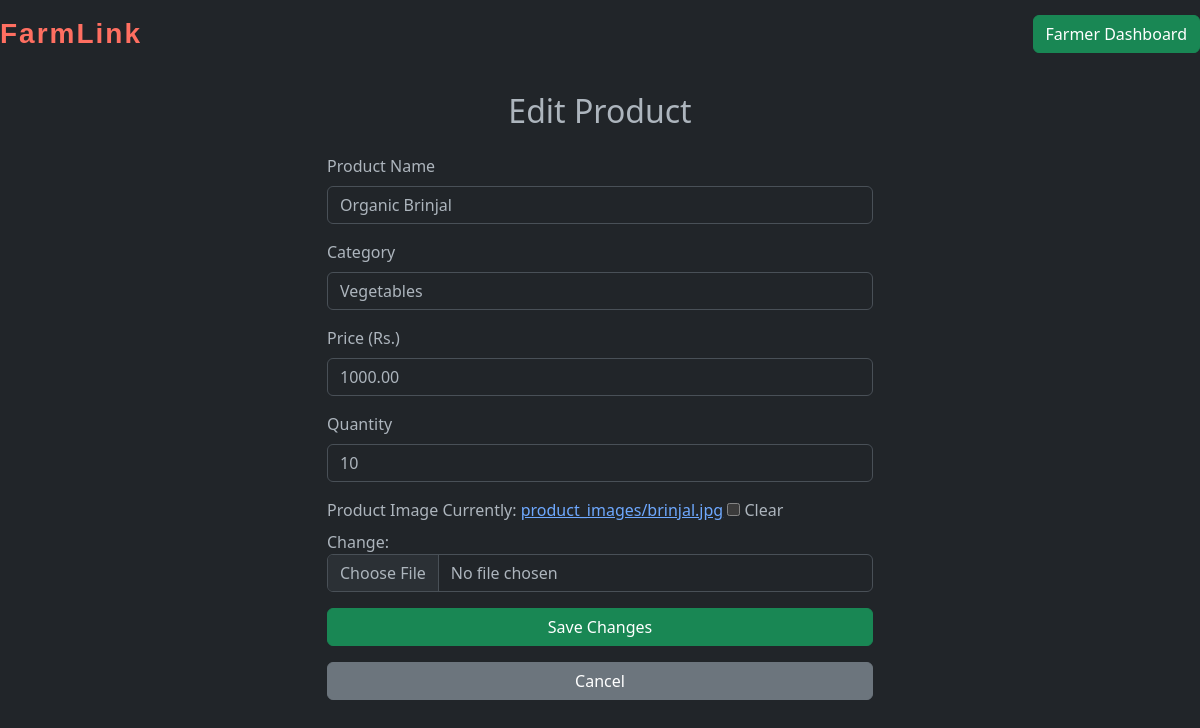
The app's page /products/farmer/edit/18/ (signed in) with its own data.
### products/models.py (models this page shows, shortened)
class Product(models.Model):
    CATEGORY_CHOICES = [
        ('Crops', 'Crops'),
        ('Fruits', 'Fruits'),
        ('Vegetables', 'Vegetables'),
    ]
    farmer = models.ForeignKey(settings.AUTH_USER_MODEL, on_delete=models.CASCADE, related_name='products')
    name = models.CharField(max_length=100)
    category = models.CharField(max_length=20, choices=CATEGORY_CHOICES)
    quantity = models.PositiveIntegerField()
    price = models.DecimalField(max_digits=10, decimal_places=2)
    image = models.ImageField(upload_to='product_images/', blank=True, null=True)
    created_at = models.DateTimeField(auto_now_add=True)

### products/views.py (the view)
# urls.py: path('farmer/edit/<int:pk>/', views.edit_product, name='edit_product'),
@login_required
def edit_product(request, pk):
    product = get_object_or_404(Product, pk=pk, farmer=request.user)
    if request.method == 'POST':
        form = ProductForm(request.POST, request.FILES, instance=product)
        if form.is_valid():
            form.save()
            return redirect('farmer_dashboard')
    else:
        form = ProductForm(instance=product)
    return render(request, 'products/edit_product.html', {'form': form})

### products/forms.py
class ProductForm(forms.ModelForm):
    class Meta:
        model = Product
        fields = ['name', 'category', 'quantity', 'price', 'image']

### products/templatetags/custom_filters.py (called while the page is built)
@register.filter(name='add_class')
def add_class(value, arg):
    return value.as_widget(attrs={'class': arg})

### products/templates/products/edit_product.html (shortened to what this page needs)
{% extends 'base.html' %}
{% load custom_filters %}
{% block content %}
<div class="container text-center">
    <h2 class="mb-4">Edit Product</h2>
    <form method="post" enctype="multipart/form-data" class="d-flex flex-column align-items-center">
          <div class="mb-3 w-50 text-start">
            <label for="product_name" class="form-label">Product Name</label>
            {{ form.name|add_class:"form-control" }}
        </div>
        <div class="mb-3 w-50 text-start">
            <label for="category" class="form-label">Category</label>
            {{ form.category|add_class:"form-control" }}
        </div>
        <div class="mb-3 w-50 text-start">
            <label for="price" class="form-label">Price (Rs.)</label>
            {{ form.price|add_class:"form-control" }}
        </div>
        <div class="mb-3 w-50 text-start">
            <label for="quantity" class="form-label">Quantity</label>
            {{ form.quantity|add_class:"form-control" }}
        </div>
        <div class="mb-3 w-50 text-start">
            <label for="image" class="form-label">Product Image</label>
            {{ form.image|add_class:"form-control" }}
        </div>
        <div class="w-50 mb-3">
            <button type="submit" class="btn btn-success w-100">Save Changes</button>
        </div>
        <div class="w-50">
            <a href="{% url 'farmer_dashboard' %}" class="btn btn-secondary w-100">Cancel</a>
        </div>
    </form>
</div>
{% endblock %}

### records on screen
Product: name "Organic Brinjal", category "Vegetables", price "1000.00", quantity "10"
